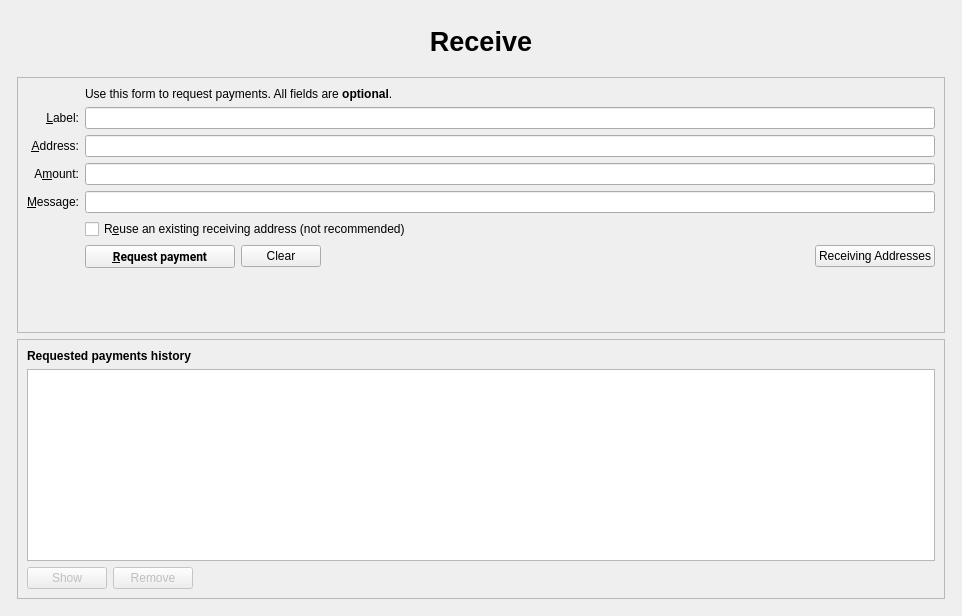
<?xml version="1.0" encoding="UTF-8"?>
<ui version="4.0">
 <class>ReceiveCoinsDialog</class>
 <widget class="QWidget" name="ReceiveCoinsDialog">
  <property name="geometry">
   <rect>
    <x>0</x>
    <y>0</y>
    <width>962</width>
    <height>616</height>
   </rect>
  </property>
  <layout class="QVBoxLayout" name="verticalLayout" stretch="0">
   <item>
    <layout class="QVBoxLayout" name="verticalLayout_Master" stretch="0,1">
     <property name="spacing">
      <number>0</number>
     </property>
     <item>
      <widget class="QFrame" name="frame_Header">
       <layout class="QVBoxLayout" name="verticalLayout_8">
        <property name="leftMargin">
         <number>0</number>
        </property>
        <property name="topMargin">
         <number>0</number>
        </property>
        <property name="rightMargin">
         <number>0</number>
        </property>
        <property name="bottomMargin">
         <number>0</number>
        </property>
        <item>
         <layout class="QHBoxLayout" name="horizontalLayout_Header" stretch="1,0,1">
          <item>
           <widget class="QLabel" name="labelOverviewHeaderLeft">
            <property name="minimumSize">
             <size>
              <width>464</width>
              <height>60</height>
             </size>
            </property>
            <property name="maximumSize">
             <size>
              <width>16777215</width>
              <height>60</height>
             </size>
            </property>
            <property name="font">
             <font>
              <pointsize>20</pointsize>
              <weight>75</weight>
              <bold>true</bold>
             </font>
            </property>
            <property name="text">
             <string>Receive</string>
            </property>
            <property name="alignment">
             <set>Qt::AlignCenter</set>
            </property>
           </widget>
          </item>
         </layout>
        </item>
       </layout>
      </widget>
     </item>
     <item>
      <widget class="QFrame" name="frame_BG">
       <layout class="QVBoxLayout" name="verticalLayout_5">
        <property name="leftMargin">
         <number>6</number>
        </property>
        <property name="topMargin">
         <number>6</number>
        </property>
        <property name="rightMargin">
         <number>6</number>
        </property>
        <property name="bottomMargin">
         <number>6</number>
        </property>
        <item>
         <widget class="QFrame" name="frame2">
          <property name="sizePolicy">
           <sizepolicy hsizetype="Preferred" vsizetype="Expanding">
            <horstretch>0</horstretch>
            <verstretch>0</verstretch>
           </sizepolicy>
          </property>
          <property name="frameShape">
           <enum>QFrame::StyledPanel</enum>
          </property>
          <property name="frameShadow">
           <enum>QFrame::Sunken</enum>
          </property>
          <layout class="QVBoxLayout" name="verticalLayout_3">
           <item>
            <layout class="QGridLayout" name="gridLayout">
             <item row="2" column="2">
              <widget class="QLabel" name="label_5">
               <property name="text">
                <string>Use this form to request payments. All fields are &lt;b&gt;optional&lt;/b&gt;.</string>
               </property>
              </widget>
             </item>
             <item row="4" column="0">
              <widget class="QLabel" name="label_2">
               <property name="toolTip">
                <string>An optional label to associate with the new receiving address.</string>
               </property>
               <property name="text">
                <string>&amp;Label:</string>
               </property>
               <property name="alignment">
                <set>Qt::AlignRight|Qt::AlignTrailing|Qt::AlignVCenter</set>
               </property>
               <property name="buddy">
                <cstring>reqLabel</cstring>
               </property>
              </widget>
             </item>
             <item row="4" column="2">
              <widget class="QLineEdit" name="reqLabel">
               <property name="toolTip">
                <string>An optional label to associate with the new receiving address.</string>
               </property>
              </widget>
             </item>
             <item row="5" column="0">
              <widget class="QLabel" name="label">
               <property name="toolTip">
                <string>Your receiving address. You can copy and use it to receive coins on this wallet. A new one will be generated once it is used.</string>
               </property>
               <property name="text">
                <string>&amp;Address:</string>
               </property>
               <property name="alignment">
                <set>Qt::AlignRight|Qt::AlignTrailing|Qt::AlignVCenter</set>
               </property>
               <property name="buddy">
                <cstring>reqAddress</cstring>
               </property>
              </widget>
             </item>
             <item row="5" column="2">
              <widget class="QLineEdit" name="reqAddress">
               <property name="readOnly">
                <bool>true</bool>
               </property>
               <property name="minimumSize">
                <size>
                 <width>80</width>
                 <height>0</height>
                </size>
               </property>
               <property name="toolTip">
                <string>Your receiving address. You can copy and use it to receive coins on this wallet. A new one will be generated once it is used.</string>
               </property>
              </widget>
             </item>
             <item row="6" column="0">
              <widget class="QLabel" name="label">
               <property name="toolTip">
                <string>An optional amount to request. Leave this empty or zero to not request a specific amount.</string>
               </property>
               <property name="text">
                <string>A&amp;mount:</string>
               </property>
               <property name="alignment">
                <set>Qt::AlignRight|Qt::AlignTrailing|Qt::AlignVCenter</set>
               </property>
               <property name="buddy">
                <cstring>reqAmount</cstring>
               </property>
              </widget>
             </item>
             <item row="6" column="2">
              <widget class="BitcoinAmountField" name="reqAmount">
               <property name="minimumSize">
                <size>
                 <width>80</width>
                 <height>0</height>
                </size>
               </property>
               <property name="toolTip">
                <string>An optional amount to request. Leave this empty or zero to not request a specific amount.</string>
               </property>
              </widget>
             </item>
             <item row="7" column="0">
              <widget class="QLabel" name="label_3">
               <property name="toolTip">
                <string>An optional message to attach to the payment request, which will be displayed when the request is opened. Note: The message will not be sent with the payment over the DARKPAYCOIN network.</string>
               </property>
               <property name="text">
                <string>&amp;Message:</string>
               </property>
               <property name="alignment">
                <set>Qt::AlignRight|Qt::AlignTrailing|Qt::AlignVCenter</set>
               </property>
               <property name="buddy">
                <cstring>reqMessage</cstring>
               </property>
              </widget>
             </item>
             <item row="7" column="2">
              <widget class="QLineEdit" name="reqMessage">
               <property name="toolTip">
                <string>An optional message to attach to the payment request, which will be displayed when the request is opened.&lt;br&gt;Note: The message will not be sent with the payment over the DARKPAYCOIN network.</string>
               </property>
              </widget>
             </item>
             <item row="8" column="0">
              <widget class="QLabel" name="label_4">
               <property name="text">
                <string/>
               </property>
              </widget>
             </item>
             <item row="8" column="2">
              <widget class="QCheckBox" name="reuseAddress">
               <property name="toolTip">
                <string>Reuse one of the previously used receiving addresses.&lt;br&gt;Reusing addresses has security and privacy issues.&lt;br&gt;Do not use this unless re-generating a payment request made before.</string>
               </property>
               <property name="text">
                <string>R&amp;euse an existing receiving address (not recommended)</string>
               </property>
              </widget>
             </item>
             <item row="9" column="0">
              <widget class="QLabel" name="label_7">
               <property name="text">
                <string/>
               </property>
              </widget>
             </item>
             <item row="9" column="2">
              <layout class="QHBoxLayout" name="horizontalLayout">
               <item>
                <widget class="QPushButton" name="receiveButton">
                 <property name="minimumSize">
                  <size>
                   <width>150</width>
                   <height>0</height>
                  </size>
                 </property>
                 <property name="font">
                  <font>
                   <family>Roboto</family>
                   <weight>75</weight>
                   <bold>true</bold>
                  </font>
                 </property>
                 <property name="text">
                  <string>&amp;Request payment</string>
                 </property>
                 <property name="icon">
                  <iconset resource="../darkpaycoin.qrc">
                   <normaloff>:/icons/receiving_addresses</normaloff>:/icons/receiving_addresses</iconset>
                 </property>
                </widget>
               </item>
               <item>
                <widget class="QPushButton" name="clearButton">
                 <property name="sizePolicy">
                  <sizepolicy hsizetype="Minimum" vsizetype="Fixed">
                   <horstretch>0</horstretch>
                   <verstretch>0</verstretch>
                  </sizepolicy>
                 </property>
                 <property name="toolTip">
                  <string>Clear all fields of the form.</string>
                 </property>
                 <property name="text">
                  <string>Clear</string>
                 </property>
                 <property name="icon">
                  <iconset resource="../darkpaycoin.qrc">
                   <normaloff>:/icons/remove</normaloff>:/icons/remove</iconset>
                 </property>
                 <property name="autoDefault">
                  <bool>false</bool>
                 </property>
                </widget>
               </item>
               <item>
                <spacer name="horizontalSpacer">
                 <property name="orientation">
                  <enum>Qt::Horizontal</enum>
                 </property>
                 <property name="sizeHint" stdset="0">
                  <size>
                   <width>40</width>
                   <height>20</height>
                  </size>
                 </property>
                </spacer>
               </item>
               <item>
                <widget class="QPushButton" name="receivingAddressesButton">
                 <property name="text">
                  <string>Receiving Addresses</string>
                 </property>
                 <property name="icon">
                  <iconset resource="../darkpaycoin.qrc">
                   <normaloff>:/icons/address-book</normaloff>:/icons/address-book</iconset>
                 </property>
                 <property name="autoDefault">
                  <bool>false</bool>
                 </property>
                </widget>
               </item>
              </layout>
             </item>
             <item row="10" column="2">
              <spacer name="verticalSpacer">
               <property name="orientation">
                <enum>Qt::Vertical</enum>
               </property>
               <property name="sizeHint" stdset="0">
                <size>
                 <width>20</width>
                 <height>40</height>
                </size>
               </property>
              </spacer>
             </item>
            </layout>
           </item>
          </layout>
         </widget>
        </item>
        <item>
         <widget class="QFrame" name="frame">
          <property name="sizePolicy">
           <sizepolicy hsizetype="Preferred" vsizetype="Expanding">
            <horstretch>0</horstretch>
            <verstretch>0</verstretch>
           </sizepolicy>
          </property>
          <property name="frameShape">
           <enum>QFrame::StyledPanel</enum>
          </property>
          <property name="frameShadow">
           <enum>QFrame::Raised</enum>
          </property>
          <layout class="QVBoxLayout" name="verticalLayout_2">
           <item>
            <widget class="QLabel" name="label_6">
             <property name="font">
              <font>
               <weight>75</weight>
               <bold>true</bold>
              </font>
             </property>
             <property name="text">
              <string>Requested payments history</string>
             </property>
            </widget>
           </item>
           <item>
            <widget class="QTableView" name="recentRequestsView">
             <property name="palette">
              <palette>
               <active>
                <colorrole role="Text">
                 <brush brushstyle="SolidPattern">
                  <color alpha="255">
                   <red>51</red>
                   <green>51</green>
                   <blue>51</blue>
                  </color>
                 </brush>
                </colorrole>
               </active>
               <inactive>
                <colorrole role="Text">
                 <brush brushstyle="SolidPattern">
                  <color alpha="255">
                   <red>51</red>
                   <green>51</green>
                   <blue>51</blue>
                  </color>
                 </brush>
                </colorrole>
               </inactive>
               <disabled>
                <colorrole role="Text">
                 <brush brushstyle="SolidPattern">
                  <color alpha="255">
                   <red>85</red>
                   <green>85</green>
                   <blue>85</blue>
                  </color>
                 </brush>
                </colorrole>
               </disabled>
              </palette>
             </property>
             <property name="contextMenuPolicy">
              <enum>Qt::CustomContextMenu</enum>
             </property>
             <property name="tabKeyNavigation">
              <bool>false</bool>
             </property>
             <property name="sortingEnabled">
              <bool>true</bool>
             </property>
            </widget>
           </item>
           <item>
            <layout class="QHBoxLayout" name="horizontalLayout_2">
             <item>
              <widget class="QPushButton" name="showRequestButton">
               <property name="enabled">
                <bool>false</bool>
               </property>
               <property name="toolTip">
                <string>Show the selected request (does the same as double clicking an entry)</string>
               </property>
               <property name="text">
                <string>Show</string>
               </property>
               <property name="icon">
                <iconset resource="../darkpaycoin.qrc">
                 <normaloff>:/icons/edit</normaloff>:/icons/edit</iconset>
               </property>
               <property name="autoDefault">
                <bool>false</bool>
               </property>
              </widget>
             </item>
             <item>
              <widget class="QPushButton" name="removeRequestButton">
               <property name="enabled">
                <bool>false</bool>
               </property>
               <property name="toolTip">
                <string>Remove the selected entries from the list</string>
               </property>
               <property name="text">
                <string>Remove</string>
               </property>
               <property name="icon">
                <iconset resource="../darkpaycoin.qrc">
                 <normaloff>:/icons/remove</normaloff>:/icons/remove</iconset>
               </property>
               <property name="autoDefault">
                <bool>false</bool>
               </property>
              </widget>
             </item>
             <item>
              <spacer name="horizontalSpacer_2">
               <property name="orientation">
                <enum>Qt::Horizontal</enum>
               </property>
               <property name="sizeHint" stdset="0">
                <size>
                 <width>40</width>
                 <height>20</height>
                </size>
               </property>
              </spacer>
             </item>
            </layout>
           </item>
          </layout>
         </widget>
        </item>
       </layout>
      </widget>
     </item>
    </layout>
   </item>
  </layout>
 </widget>
 <customwidgets>
  <customwidget>
   <class>BitcoinAmountField</class>
   <extends>QLineEdit</extends>
   <header>bitcoinamountfield.h</header>
   <container>1</container>
  </customwidget>
 </customwidgets>
 <tabstops>
  <tabstop>reqLabel</tabstop>
  <tabstop>reqAddress</tabstop>
  <tabstop>reqAmount</tabstop>
  <tabstop>reqMessage</tabstop>
  <tabstop>reuseAddress</tabstop>
  <tabstop>receiveButton</tabstop>
  <tabstop>clearButton</tabstop>
  <tabstop>recentRequestsView</tabstop>
  <tabstop>showRequestButton</tabstop>
  <tabstop>removeRequestButton</tabstop>
 </tabstops>
 <resources>
  <include location="../darkpaycoin.qrc"/>
 </resources>
 <connections/>
</ui>
